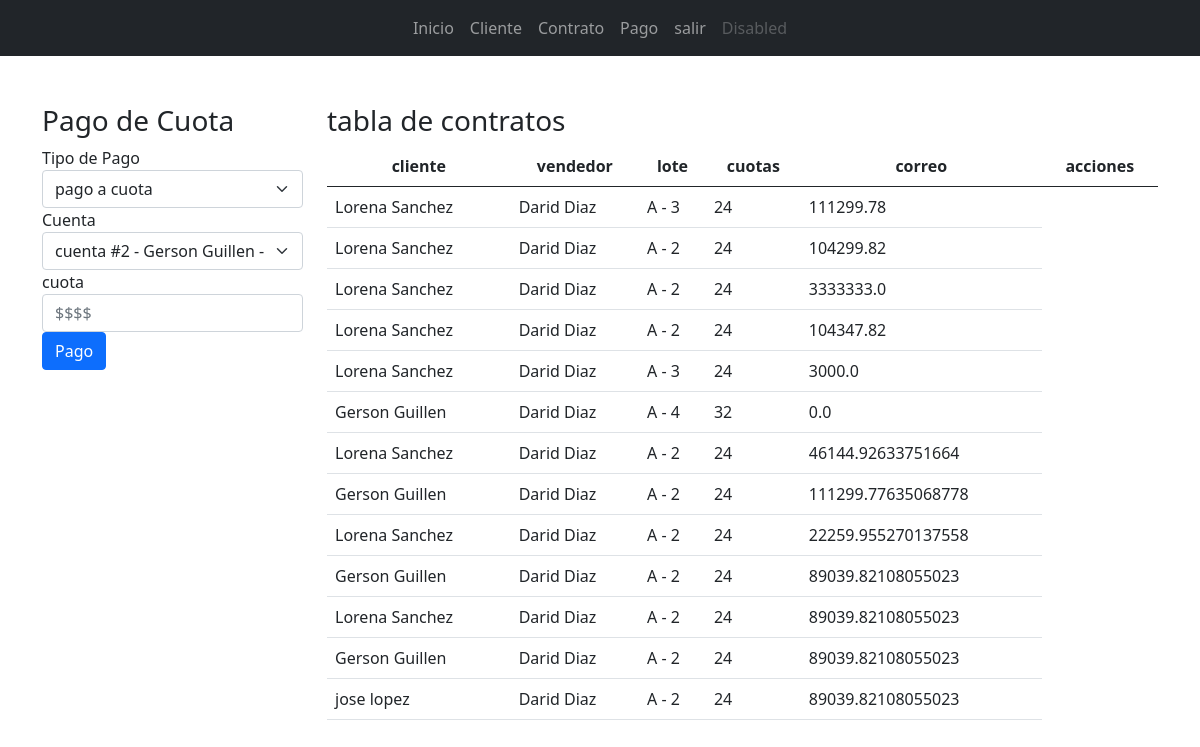
The page /pago/ on the database as committed earlier.
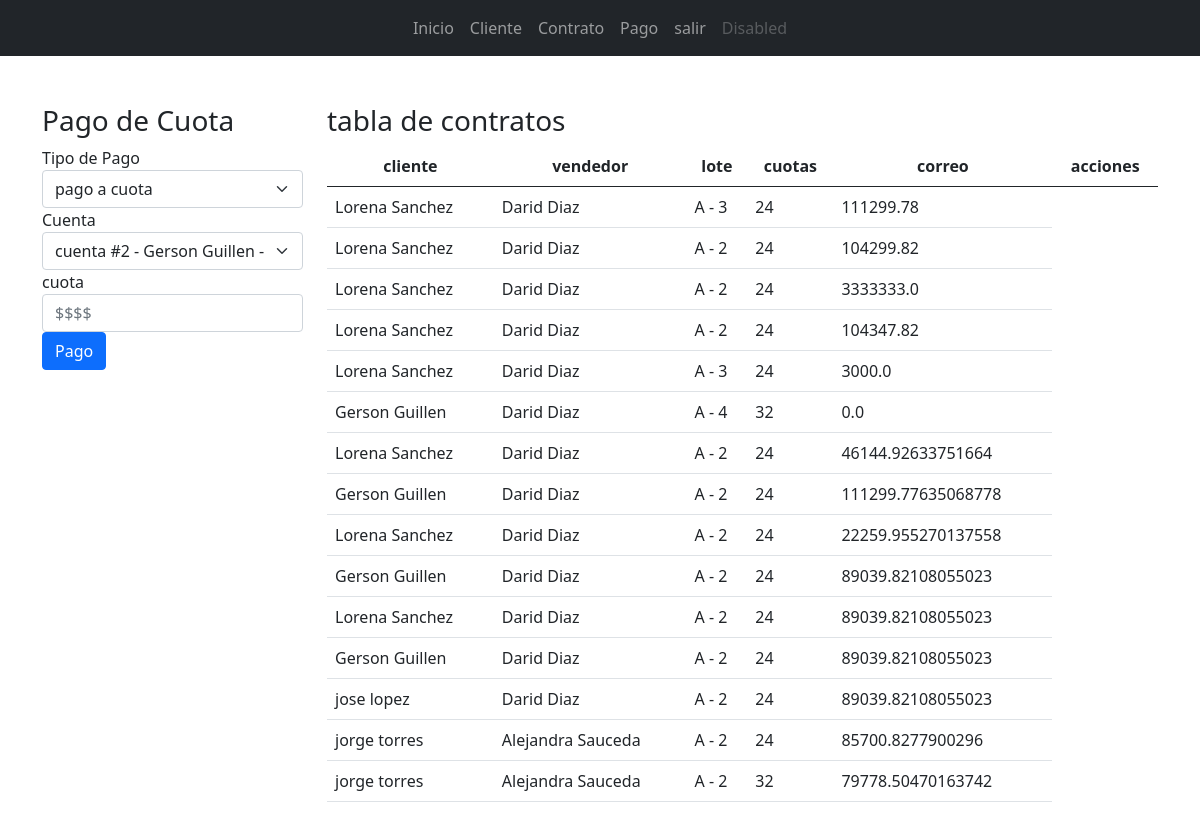
The same page on the database as committed later.
### app_lotificadora/models.py (models this page shows, shortened)
class Contrato(models.Model):
    cliente = models.ForeignKey(Cliente,on_delete=models.CASCADE, null=True)
    vendedor = models.ForeignKey(Vendedor,on_delete=models.CASCADE, null=True)
    lote = models.ForeignKey(Lote,on_delete=models.CASCADE, null=True)
    cuotas = models.IntegerField(default=0)
    precio_cuota = models.FloatField(default=0)
    cuenta = models.ForeignKey(Cuenta,on_delete=models.CASCADE, null=True)

class Cliente(models.Model):
    dni = models.CharField(max_length=16)
    nombre = models.CharField(max_length=35)
    apellido = models.CharField(max_length=35)
    direccion = models.TextField()
    fecha = models.DateField()
    telefono = models.CharField(max_length=13)
    correo = models.EmailField(max_length=40)
    fecha_ingreso = models.DateField(auto_now_add=True, null=True)
    estado = models.BooleanField(default=True)
    user = models.OneToOneField(User, on_delete=models.CASCADE, null=True, blank=True)
    def __str__(self):
        return f'{self.nombre} {self.apellido}'

class Vendedor(models.Model):
    dni = models.CharField(max_length=16)
    nombre = models.CharField(max_length=35)
    apellido = models.CharField(max_length=35)
    direccion = models.TextField()
    fecha = models.DateField()
    telefono = models.CharField(max_length=13)
    correo = models.EmailField(max_length=40)
    fecha_ingreso = models.DateField(auto_now_add=True, null=True)
    estado = models.BooleanField(default=True)
    user = models.OneToOneField(User, on_delete=models.CASCADE, null=True, blank=True)
    def __str__(self):
        return f'{self.nombre} {self.apellido}'

class Lote(models.Model):
    nombre = models.CharField(max_length=35)
    sector = models.ForeignKey(Sector,on_delete=models.CASCADE, null=True)
    dimension = models.CharField(max_length=40, null=True, blank=True)
    precio = models.FloatField(default=0, null=True, blank=True)
    estado = models.BooleanField(null=True, blank=True)
    def __str__(self):
        return f'{self.sector} - {self.nombre}'

class Sector(models.Model):
    nombre = models.CharField(max_length=35)
    cantidad = models.FloatField(default=0, null=True, blank=True)
    ubicacion = models.CharField(max_length=40, null=True)
    def __str__(self):
        return self.nombre

### app_lotificadora/views.py (the view, shortened to what this page needs)
# urls.py: path('pago/', views.pago, name="pago"),
def pago(request):
    c = Cuenta.objects.all()
    co = Contrato.objects.all()
    ctx = {
        'Cuenta': c,
        'contrato': co,
    }
    return render(request, 'pago/pago.html', ctx)

### app_lotificadora/templates/pago/pago.html (shortened to what this page needs)
{% extends "base.html" %}
{% block container %}
<div class="row">
    <div class="col-md-3">
        <h3>Pago de Cuota</h3>
        <form action="" method="post" id="frm-pago">
            <div>
                <label for="cbo-pago">Tipo de Pago</label>
                <select name="cbo-pago" id="cbo-pago" class=form-select>
                    <option value="1">pago a cuota</option>
                </select>
            </div>
            <div>
                <label for="cbo-cuenta">Cuenta</label>
                <select name="cbo-cuenta" id="cbo-cuenta" class="form-select">
                    {% for c in Cuenta %}
                        <option value="{{c.id}}">cuenta #{{ c.id }} - {{ c.cliente }} - Lote: {{c.lote}}</option>
                    {% endfor %}
                </select>
            </div>
            <div>
                <label for="txt-cuota">cuota</label>
                <input name="txt-cuota" type="text" class="form-control" id="txt-cuota" placeholder="$$$$" required autofocus>
            </div>
            <div>
                <button type="submit" class="btn btn-primary">Pago</button>
            </div>
        </form>
    </div>
    <div class="col-md-9">
        <h3>tabla de contratos</h3>
            <div class="table-responsive">
                <table class="table table-hover">
                    <thead>
                        <tr class="text-center">
                            <th>cliente</th>
                            <th>vendedor</th>
                            <th>lote</th>
                            <th>cuotas</th>
                            <th>correo</th>
                            <th>acciones</th>
                        </tr>
                    </thead>
                    <tbody>
                        {% for c in contrato %}
                            <tr>
                                <td>{{c.cliente}}</td>
                                <td>{{c.vendedor}}</td>
                                <td>{{c.lote}}</td>
                                <td>{{c.cuotas}}</td>
                                <td>{{c.precio_cuota }}</td>
                            </tr>
                        {% empty %}
                            <div class="alert alert-danger">No se encuentran contratos</div>
                        {% endfor %}
                    </tbody>
                </table>
            </div>
    </div>
</div>
{% endblock  %}

Rows that differ between the two databases and show on the page:
added Contrato: cliente "jorge torres", vendedor "Alejandra Sauceda", lote "A - 2", cuotas "24", precio_cuota "85700.8277900296"
added Contrato: cliente "jorge torres", vendedor "Alejandra Sauceda", lote "A - 2", cuotas "32", precio_cuota "79778.50470163742"
